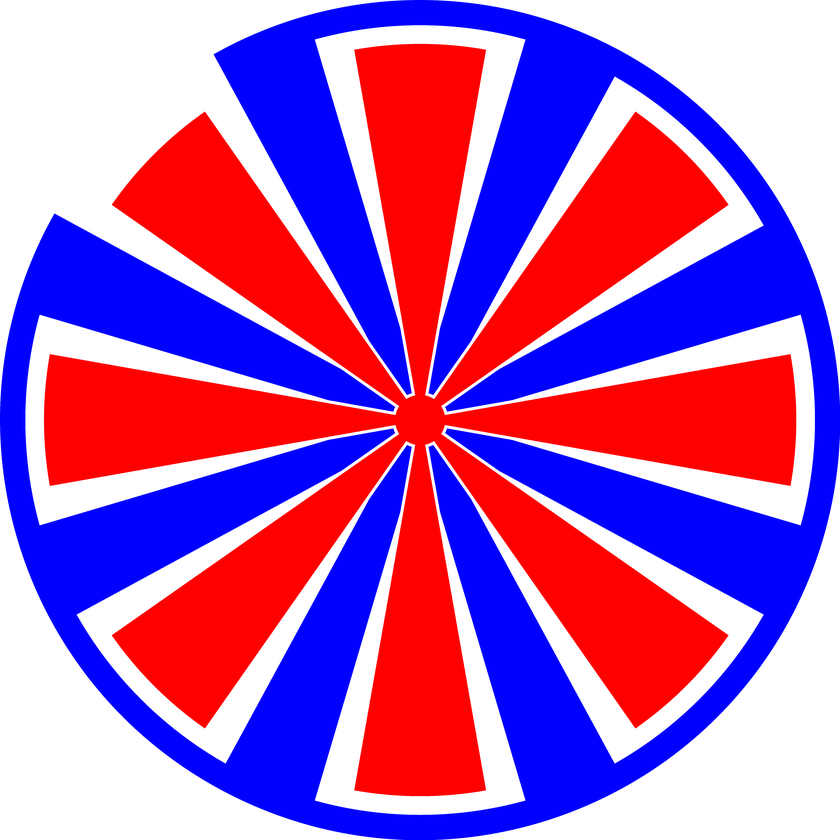
#> input picture data/4000-CircularV1.6-1340um-5360px.png, 840 x 840 px, shrunk from 5360 x 5360 before the run
$ python -i px_dens_calc.py   (imports and definitions only)
#> lines starting #> are read from the running program, lines starting #| are printed output that depends on the picture; after the words box and inside, x2 and y2 are one past the last pixel; in counts of white or black regions, pixels touching at a corner belong together
#> further down, picture is the input picture: shape (840, 840, 3); mean B, G, R 182, 100.1, 173.2
import os
import cv2
import numpy as np

# [1 line not run here, left out]
datadir = os.getcwd()
files = []

# [8 lines not run here, left out]


def imcrop(image,whitebackground = 1):
#> called with whitebackground = 1
    gray = cv2.cvtColor(image, cv2.COLOR_BGR2GRAY)
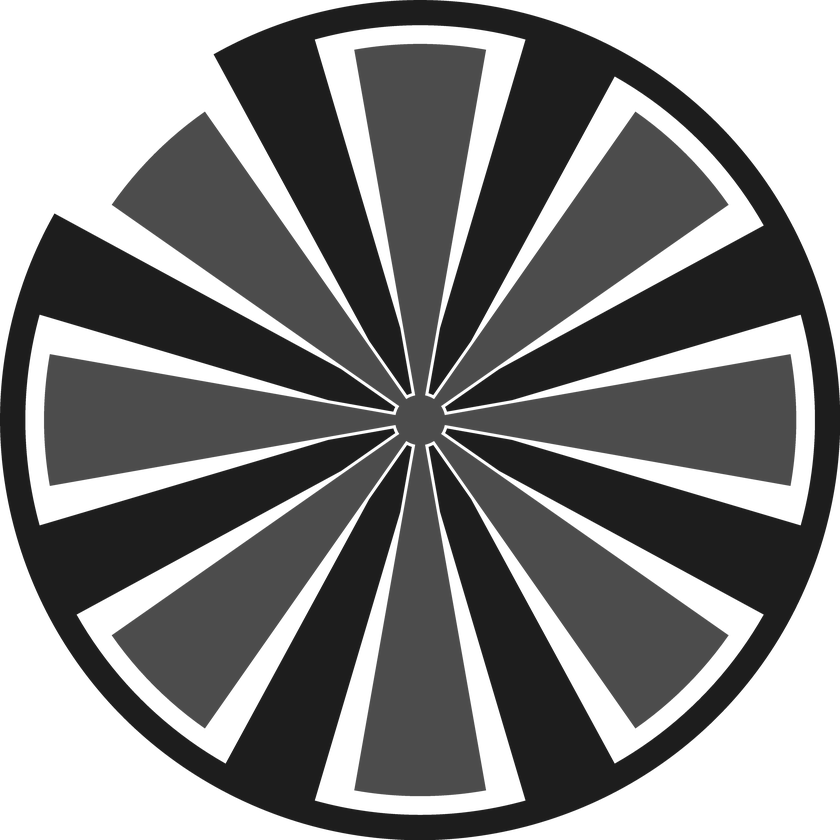
#> gray: shape (840, 840); min 29, max 255, mean 131.2
    if whitebackground:
        thresh = cv2.threshold(gray, 100, 255, cv2.THRESH_BINARY_INV)[1] # For white background
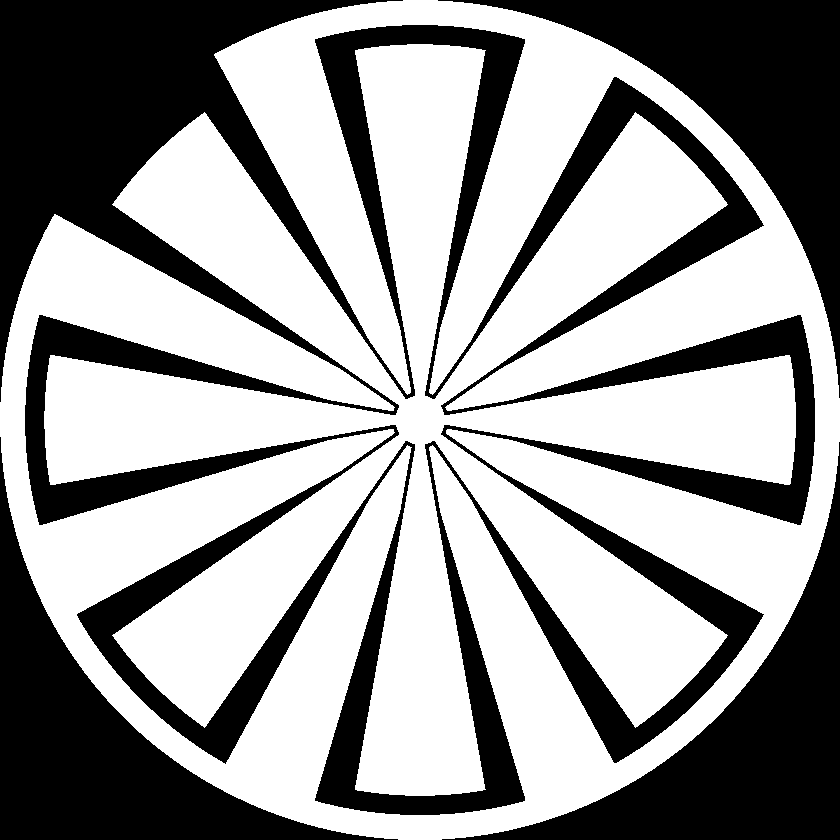
#> thresh: shape (840, 840); 60.1% white; 4 black regions, box (x1, y1, x2, y2) and area: (0, 0, 815, 815) 167615, (0, 437, 398, 840) 37939, (438, 0, 840, 398) 37894, (442, 442, 840, 840) 37825
    else:
        thresh = cv2.threshold(gray, 0, 255, cv2.THRESH_BINARY)[1] # For black background
    # Find contour and sort by contour area
    nonzero_idx = np.nonzero(thresh)
#> nonzero_idx = 424327 positions, rows 0 to 839, columns 0 to 839
    x,w = np.min(nonzero_idx[0]), np.max(nonzero_idx[0])
#> x = 0; w = 839
    y,h = np.min(nonzero_idx[1]), np.max(nonzero_idx[1])
#> y = 0; h = 839
    ROI = image[x:w,y:h]
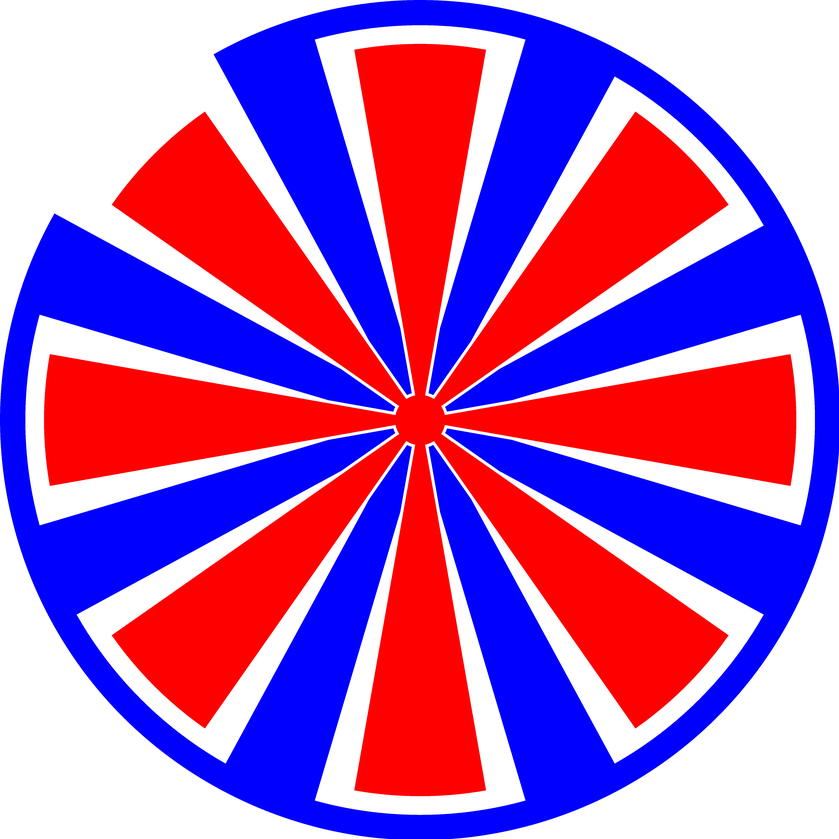
#> ROI: shape (839, 839, 3); mean B, G, R 181.8, 99.8, 173
    return ROI
#
def improcess(image,file):
    ROI = imcrop(image)
    cv2.imshow('image', ROI)
    cv2.waitKey(0)
    cv2.destroyAllWindows()
    axis = input('Horizontal or vertical dimension (h or v)?')
    dpx = 0
#    print(ROI.shape)
    if axis == 'v':
        dpx = ROI.shape[0]
    elif axis == 'h':
        dpx = ROI.shape[1]
    else:
        print('Error')

    dum = input('Insert length in um:')
    dmm = int(dum)/1000
    newname = str(int(int(dpx)/dmm)) + '-' +file
    print(newname)

    cv2.imwrite(datadir+'/'+newname, ROI,[cv2.IMWRITE_JPEG_QUALITY, 9])


# [6 lines not run here, left out]


>>> import cv2
>>> picture = cv2.imread('../../data/4000-CircularV1.6-1340um-5360px.png')
>>> result = imcrop(picture)
